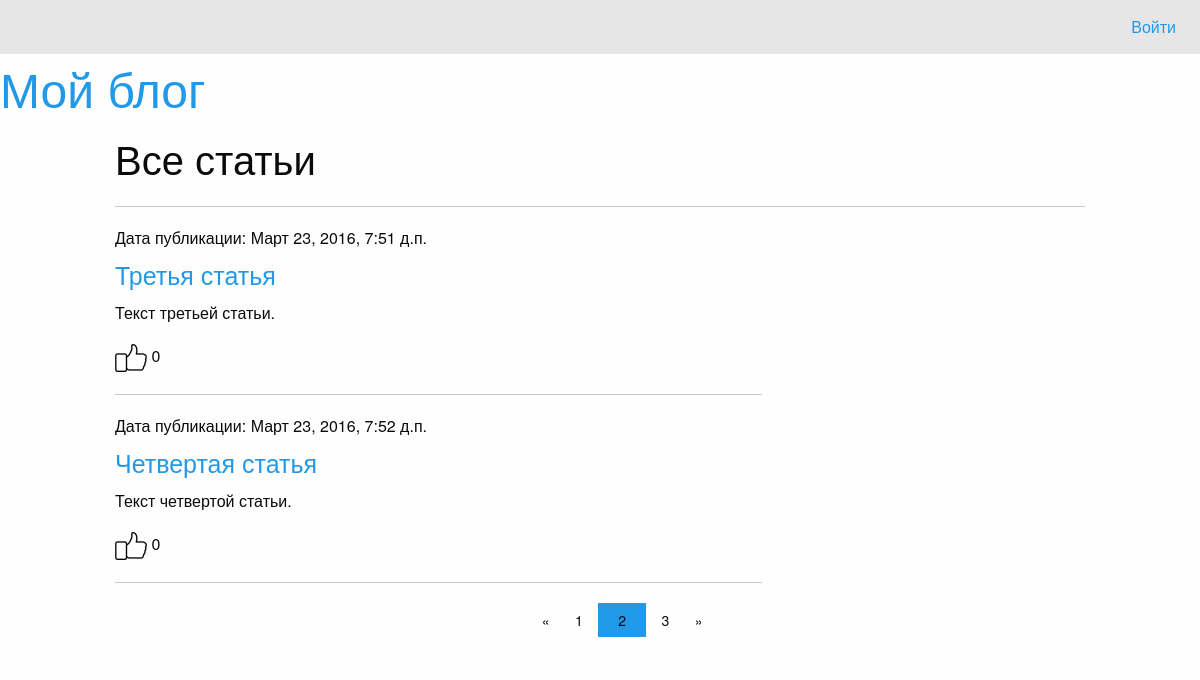
The page /page/2/ on the database its author committed.
### article/models.py (models this page shows, shortened)
class Article(models.Model):
    title = models.CharField(max_length = 200)
    text = models.TextField()
    date = models.DateTimeField()
    likes = models.IntegerField(default=0)
    class Meta:
        db_table = 'articles'
        verbose_name = "Статья"
        verbose_name_plural = "Статьи"

### article/views.py (the view)
# urls.py: url(r'^articles/get/(?P<id>\d+)/', views.article),
@require_GET
def articles(request, page_num=1):
    articles = Article.objects.all()
    paginator = Paginator(articles, 2)
    page = paginator.page(page_num)
    return render(request, 'articles.html', {
        'articles': page,
        })

### article/templates/articles.html
{% extends 'main.html' %}
{% load staticfiles %}
{% block article %}
<h2>Все статьи</h2>
<hr>
<div class="large-8">
{% for article in articles %}
  <h6>Дата публикации: {{ article.date }}</h6>
  <h4><a href="/articles/get/{{ article.id }}/">{{ article.title }}</a></h4>
  <p>{{ article.text }}</p>
  <p><a href="/articles/addlike/{{ article.id }}/"><img src="{% static 'icon-like.png' %}"></a> {{ article.likes }}</p>
  <hr>
{% endfor %}
</div>
<div class="row">
    <div class="large-3 large-offset-5 columns">
        <ul class="pagination">
            {% if articles.has_previous %}
              <li class="arrow"><a href="/page/{{ articles.previous_page_number }}/">&laquo;</a></li>
            {% else %}
              <li class="arrow unavailable">&laquo;</li>
            {% endif %}
            {% for page in articles.paginator.page_range %}
              {% if page == articles.number %}
                <li class="current"><a href="/page/{{ page }}/">{{ page }}</a></li>
              {% else %}
                <li><a href="/page/{{ page }}/">{{ page }}</a></li>
              {% endif %}
            {% endfor %}
            {% if articles.has_next %}
              <li class="arrow"><a href="/page/{{ articles.next_page_number }}/">&raquo;</a></li>
            {% else %}
              <li class="arrow unavailable">&raquo;</li>
            {% endif %}
        </ul>
    </div>
</div>
{% endblock %}

### rows shown on the page
Article: date "Март 23, 2016, 7:51 д.п.", title "Третья статья", text "Текст третьей статьи.", likes "0"
Article: date "Март 23, 2016, 7:52 д.п.", title "Четвертая статья", text "Текст четвертой статьи.", likes "0"

### other values the page prints
{{ page }} "1" "3"
{{ page }} "2"
